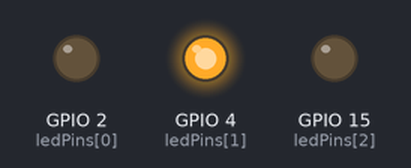
A sketch run on a simulated ESP32. Shown: output pins drawn as LEDs (lit = HIGH).

Above: at 0.5 s.
At 1.5 s:
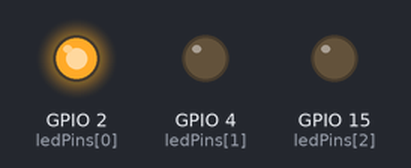
At 5.5 s:
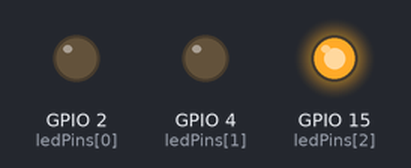
Timing chart, 0 to 6.9 s (numbered marks = the images above):
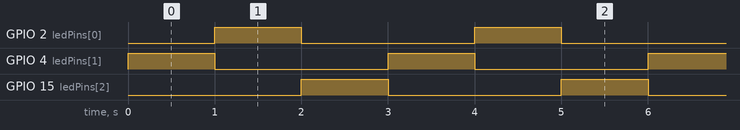

The sketch:

src_13_leds_max_value_Version3.ino
```cpp
// Пример 13: Используем функцию с возвращаемым значением и массив для поиска самого "старшего" светодиода

/*
  Допустим, у нас есть массив с "уровнем яркости" для каждого светодиода (например, если бы мы управляли PWM).
  Мы хотим найти, какой светодиод должен загореться ярче всего.
  Для этого используем функцию, возвращающую индекс светодиода с максимальным значением.
*/

#define NUM_LEDS 3
int ledPins[NUM_LEDS] = {2, 4, 15};
int brightness[NUM_LEDS] = {120, 255, 80}; // Пример "уровней яркости" (0-255)

// Функция поиска индекса максимального значения в массиве
int findMaxIndex(int arr[], int length) {
  int maxIdx = 0;
  for (int i = 1; i < length; i++) {
    if (arr[i] > arr[maxIdx]) {
      maxIdx = i;
    }
  }
  return maxIdx;
}

void setup() {
  for (int i = 0; i < NUM_LEDS; i++) {
    pinMode(ledPins[i], OUTPUT);
  }
  // Для ESP32 настраиваем PWM на всех пинах
  for (int i = 0; i < NUM_LEDS; i++) {
    ledcSetup(i, 5000, 8);
    ledcAttachPin(ledPins[i], i);
  }
}

void loop() {
  int idx = findMaxIndex(brightness, NUM_LEDS); // Находим индекс самого яркого

  // Включаем только этот светодиод на максимальную яркость, остальные выключаем
  for (int i = 0; i < NUM_LEDS; i++) {
    if (i == idx) {
      ledcWrite(i, 255); // максимум
    } else {
      ledcWrite(i, 0); // выключаем
    }
  }
  delay(1000);

  // Меняем массив яркости для демонстрации (циклический сдвиг)
  int temp = brightness[0];
  for (int i = 0; i < NUM_LEDS - 1; i++) {
    brightness[i] = brightness[i + 1];
  }
  brightness[NUM_LEDS - 1] = temp;
}
```

Measured:
- by itself, GPIO 2 (ledPins[0]), GPIO 4 (ledPins[1]), GPIO 15 (ledPins[2]): alternates HIGH for 1.0 s and LOW for 2.0 s
- by itself, everything shown: repeats every 3.0 s, in 3 steps
